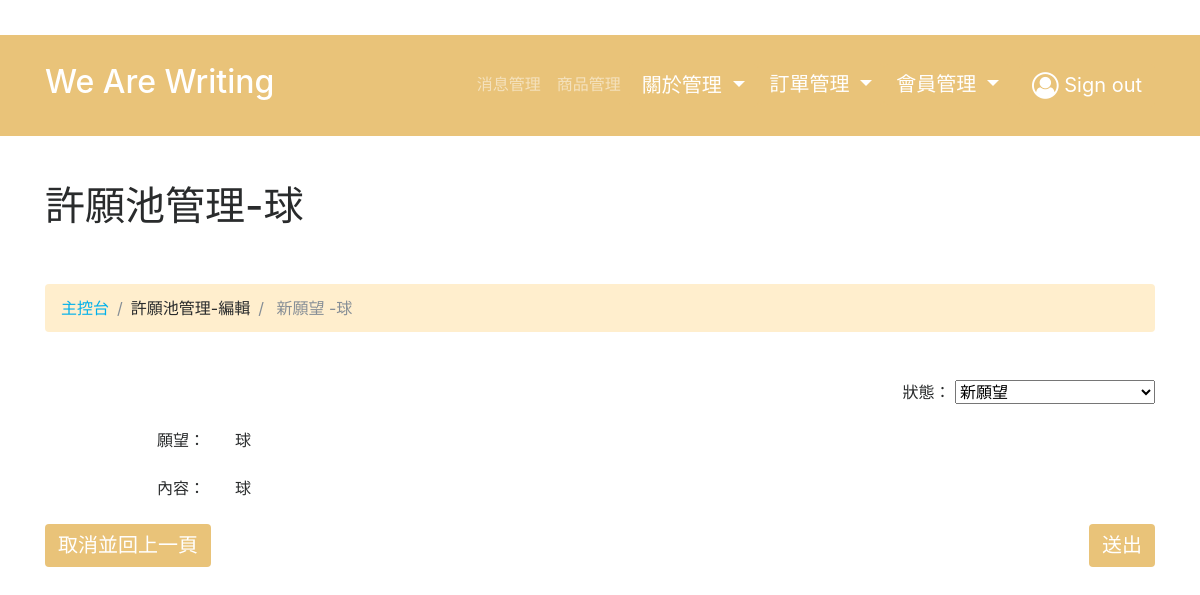
Page /admin/makeawish/edit.php?wishID=8 (signed in) on the committed database.
### tables this page shows
CREATE TABLE `makeawish` (
  `wishID` int(11) NOT NULL,
  `title` varchar(255) NOT NULL,
  `content` text NOT NULL,
  `createdDate` varchar(255) DEFAULT NULL,
  `updatedDate` varchar(255) DEFAULT NULL,
  `author` varchar(255) NOT NULL,
  `status` int(11) NOT NULL DEFAULT '0'
);

### admin/makeawish/edit.php (the view, shortened to what this page needs)
<?php
require_once("../../asset/connection/database.php");
$sth = $db->query("SELECT * FROM makeawish WHERE wishID=".$_GET['wishID']);
$wish = $sth->fetch(PDO::FETCH_ASSOC);
 ?>
<html>
<head>
  <?php include_once("../template/header.php"); ?>
</head>
<body>
<?php require_once('../template/nav.php'); ?>
  <div class="py-5">
    <div class="container">
      <div class="row">
        <div class="col-md-12">
          <h1 class="display-5" contenteditable="true">許願池管理-<?php echo $wish['title']; ?></h1>
        </div>
      </div>
      <div class="row">
        <div class="col-md-12">
          <ul class="breadcrumb my-5">
            <li class="breadcrumb-item"><a href="list.php">主控台</a></li>
            <li class="breadcrumb-item">許願池管理-編輯</li>
			      <li class="breadcrumb-item active">
              <?php switch ($wish['status']) {
                case 0:
                  echo "新願望";
                  break;
              } ?>
              -<?php echo $wish['title']; ?>
            </li>
          </ul>
        </div>
      </div>
      <div class="row">
        <div class="col-md-12">
          <form class="" method="post" action="edit.php"  data-toggle="validator">
            <div class="form-group">
              <div class="row">
                <div class="col-sm-12 text-right">
                  <label for="status" class="control-label">狀態：</label>
                  <select name="status" style="width:200px;">
                    <option value="0" <?php if ($wish['status'] == 0) echo "selected" ?>>新願望</option>
                  </select>
                </div>
              </div>
            </div>
            <div class="form-group">
              <div class="row">
                <div class="col-sm-2 text-right">
                  <label for="title" class="control-label">願望：</label>
                </div>
                <div class="col-sm-10">
                  <label for="title" class="control-label"><?php echo $wish['title']; ?></label>
                </div>
              </div>
            </div>
            <div class="form-group">
              <div class="row">
                <div class="col-sm-2 text-right">
                  <label for="content" class="control-label">內容：</label>
                </div>
                <div class="col-sm-10">
                  <label for="content" class="control-label"><?php echo $wish['content']; ?></label>
                </div>
              </div>
            </div>
            <div class="form-group">
              <div class="row">
                <div class="col-sm-2">
                  <a class="btn btn-warning float-left" href="list.php?status=<?php echo $_GET['status']; ?>" onclick="if(!confirm('尚未儲存，確定要返回上一頁？')){return false;};">取消並回上一頁</a>
                </div>
                <div class="col-sm-10 text-right">
                  <button type="submit" class="btn btn-warning">送出</button>
                </div>
              </div>
            </div>
          </form>
        </div>
      </div>
    </div>
  </div>
</body>
</html>

### admin/css/style.css (style rules this page uses)
.btn-warning { background: rgb(233, 195, 121); font-size: 20px; color: #FFF; }
.breadcrumb { background: rgb(255, 238, 205); }

### rows in the picture
makeawish: title "球", status "新願望", content "球"
